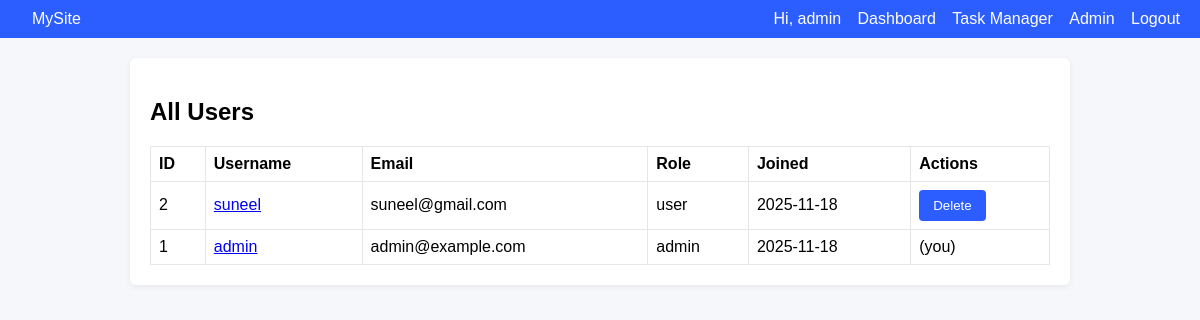
Before: /admin/users (signed in) with the older database file.
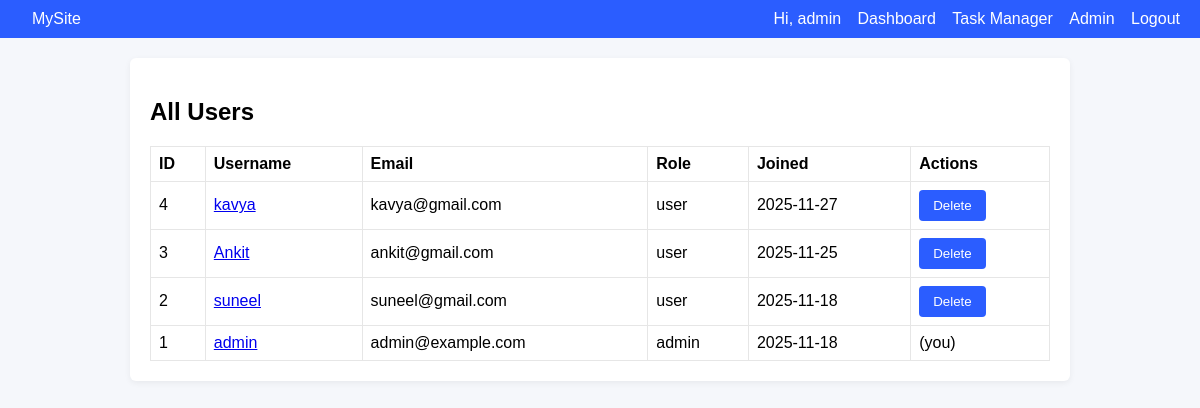
After: the same page with the newer database file.
### models.py (models this page shows, shortened)
class User(db.Model):
    __tablename__ = 'user'
    id = db.Column(db.Integer, primary_key=True)
    username = db.Column(db.String(80), unique=True, nullable=False)
    email = db.Column(db.String(150), unique=True, nullable=False)
    password = db.Column(db.String(200), nullable=False)
    role = db.Column(db.String(20), default='user')  # 'user' or 'admin'
    created_at = db.Column(db.DateTime, default=datetime.utcnow)
    tasks = db.relationship('Task', backref='owner', lazy=True, cascade="all, delete-orphan")

### app.py (the view)
@app.route('/admin/users')
@admin_required
def admin_users():
    users = User.query.order_by(User.created_at.desc()).all()
    return render_template('admin_users.html', users=users)

### app.py (called while the page is built)
def admin_required(fn):
    from functools import wraps
    @wraps(fn)
    def wrapper(*args, **kwargs):
        if 'user_id' not in session or session.get('role') != 'admin':
            flash('Admin access required.', 'danger')
            return redirect(url_for('login'))
        return fn(*args, **kwargs)
    return wrapper

### templates/admin_users.html (shortened to what this page needs)
{% extends 'base.html' %}
{% block content %}
<h2>All Users</h2>
<table class="admin-table">
  <thead><tr><th>ID</th><th>Username</th><th>Email</th><th>Role</th><th>Joined</th><th>Actions</th></tr></thead>
  <tbody>
    {% for user in users %}
      <tr>
        <td>{{ user.id }}</td>
        <td><a href="{{ url_for('admin_user_tasks', user_id=user.id) }}">{{ user.username }}</a></td>
        <td>{{ user.email }}</td>
        <td>{{ user.role }}</td>
        <td>{{ user.created_at.strftime('%Y-%m-%d') }}</td>
        <td>
          {% if user.id != session.get('user_id') %}
            <form method="POST" action="{{ url_for('admin_delete_user', user_id=user.id) }}" style="display:inline;">
              <button type="submit" onclick="return confirm('Delete this user and their tasks?');">Delete</button>
            </form>
          {% else %}
            (you)
          {% endif %}
        </td>
      </tr>
    {% endfor %}
  </tbody>
</table>
{% endblock %}

### templates/base.html (shortened to what this page needs)
<!DOCTYPE html>
<html lang="en">
<head>
  <link rel="stylesheet" href="../static/style.css">
</head>
<body>
  <nav class="navbar">
    <a class="nav-brand" href="{{ url_for('index') }}">MySite</a>
    <div class="nav-links">
      {% if session.get('user_id') %}
        <span>Hi, {{ session.get('username') }}</span>
        <a href="{{ url_for('dashboard') }}">Dashboard</a>
        <a href="{{ url_for('tasks') }}">Task Manager</a>
        {% if session.get('role') == 'admin' %}
          <a href="{{ url_for('admin_dashboard') }}">Admin</a>
        {% endif %}
        <a href="{{ url_for('logout') }}">Logout</a>
      {% else %}
        <a href="{{ url_for('login') }}">Login</a>
        <a href="{{ url_for('register') }}">Register</a>
      {% endif %}
    </div>
  </nav>
  <main class="container">
    {% block content %}{% endblock %}
  </main>
</body>
</html>

### static/style.css (style rules this page uses)
body { font-family: Arial, sans-serif; margin: 0; padding: 0; background: #f5f7fb; }
.navbar { background: #2b5dff; color: white; padding: 10px 20px; display: flex; justify-content: space-between; align-items: center; }
.navbar a, .navbar span { color: white; margin-left: 12px; text-decoration: none; }
.container { padding: 20px; max-width: 900px; margin: 20px auto; background: white; box-shadow: 0 2px 6px rgba(0,0,0,0.06); border-radius: 6px; }
button { background: #2b5dff; color: white; padding: 8px 14px; border: none; border-radius: 4px; cursor: pointer; }
.admin-table { width: 100%; border-collapse: collapse; }
.admin-table th, .admin-table td { border: 1px solid #e6e6e6; padding: 8px; text-align: left; }

Changed rows visible on the page:
added User: id "4", username "kavya", email "kavya@gmail.com", role "user", created_at "2025-11-27"
added User: id "3", username "Ankit", email "ankit@gmail.com", role "user", created_at "2025-11-25"
